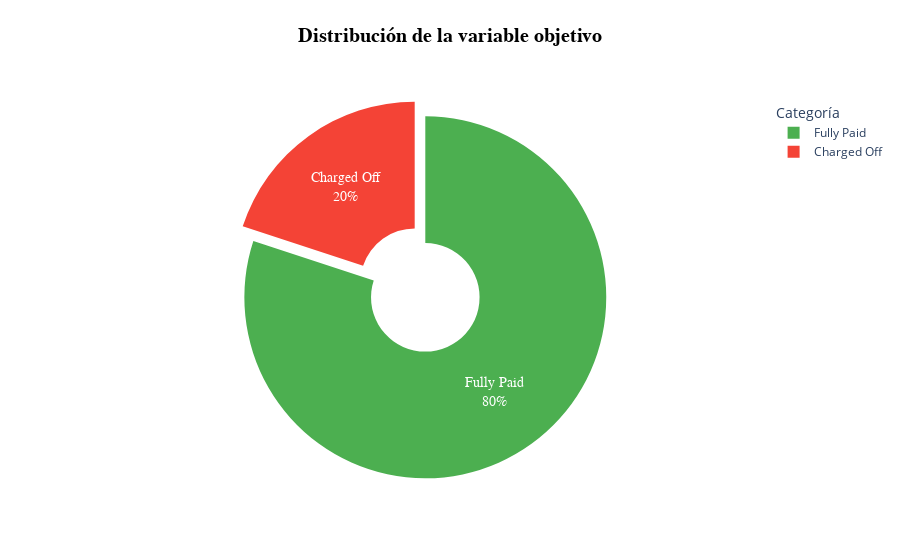

Write notebook code for a chart like this one.
### Code cell
#Distribución de la variable objetivo
labels = ['Fully Paid', 'Charged Off']
values = table['Count'].values
colors = ['#4caf50', '#f44336']

fig = go.Figure(data=[go.Pie(
    labels=labels,
    values=values,
    marker=dict(colors=colors),
    hole=0.3,  # Dona
)])
fig.update_traces(
    textinfo='percent+label',
    pull=[0.05]*len(labels),
    textfont=dict(size=14, family='Sans-serif', color='white'),
)
fig.update_layout(
    legend_title_text='Categoría',
    title={
        'text': 'Distribución de la variable objetivo',
        'y':0.95,
        'x':0.5,
        'xanchor': 'center',
        'yanchor': 'top',
        'font': dict(size=20, family='Sans-serif', color='black', weight='bold')
    },
    showlegend=True
)
fig.show()

### Figure 1 — Plotly figure (JSON) as saved in the notebook; plotly's stock layout.template omitted (floating-point values rounded to 4 significant figures)
{"data": [{"hole": 0.3, "labels": ["Fully Paid", "Charged Off"], "marker": {"colors": ["#4caf50", "#f44336"]}, "pull": [0.05, 0.05], "textfont": {"color": "white", "family": "Sans-serif", "size": 14}, "textinfo": "percent+label", "type": "pie", "values": [1076751, 268559]}], "layout": {"legend": {"title": {"text": "Categoría"}}, "showlegend": true, "title": {"font": {"color": "black", "family": "Sans-serif", "size": 20, "weight": "bold"}, "text": "Distribución de la variable objetivo", "x": 0.5, "xanchor": "center", "y": 0.95, "yanchor": "top"}}}
